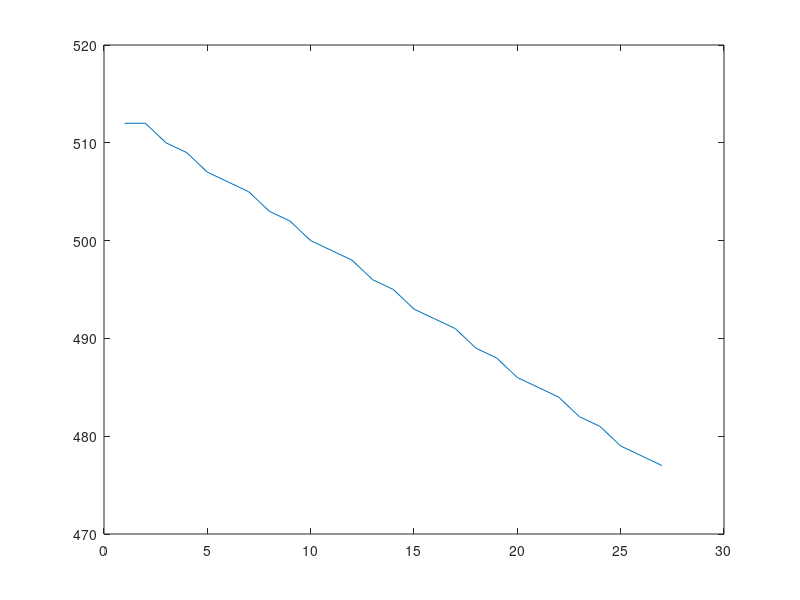

Here is the MATLAB script that generated this plot: (Note: this script raises an error after producing the figure.)
clear;
clc;
close all;


i_dir = 1;

duration_part0 = 50;
duration_part1 = 500;
time_interval_twitch = 20;
n_frames_part0 = floor(duration_part0/time_interval_twitch);
n_frames_part1 = floor(duration_part1/time_interval_twitch);

slope = 1.4;

theoretical_traj = 512*ones(1,n_frames_part0);
signs = [-1;1];
for i=1:n_frames_part1
    theoretical_traj(1,n_frames_part0+i) = floor(512 +signs(i_dir)*slope*i);
end

plot(theoretical_traj);

amplitude_deg = compute_amplitude_ramp(slope,duration_part1,time_interval_twitch)

function amplitude_deg =  compute_amplitude_ramp(slope,duration_part1,time_interval_twitch)
n_frames_part1 = floor(duration_part1/time_interval_twitch);
ampl_step_pos = n_frames_part1*slope;
amplitude_deg=ampl_step_pos/3.413;
end